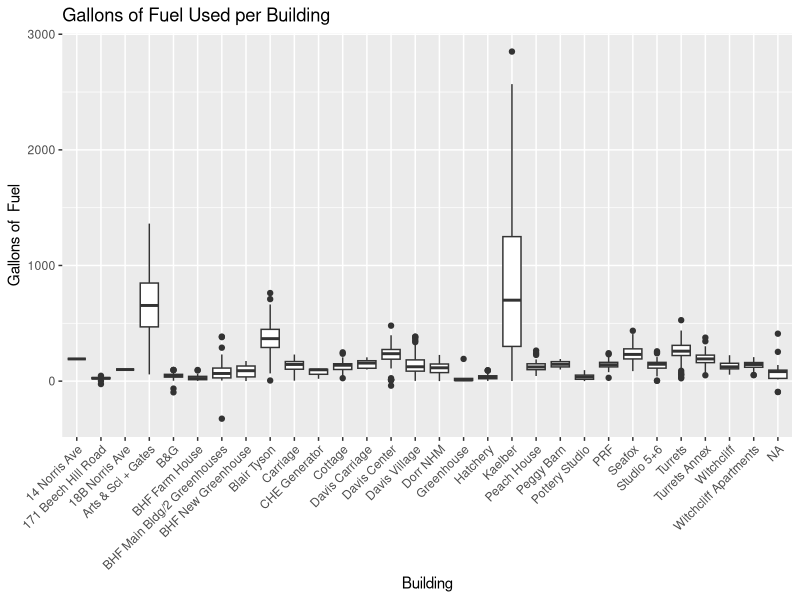
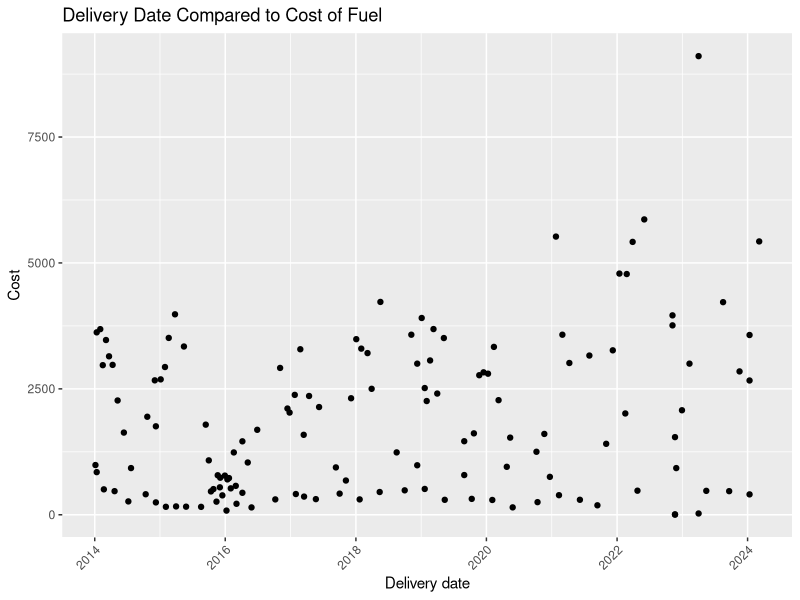
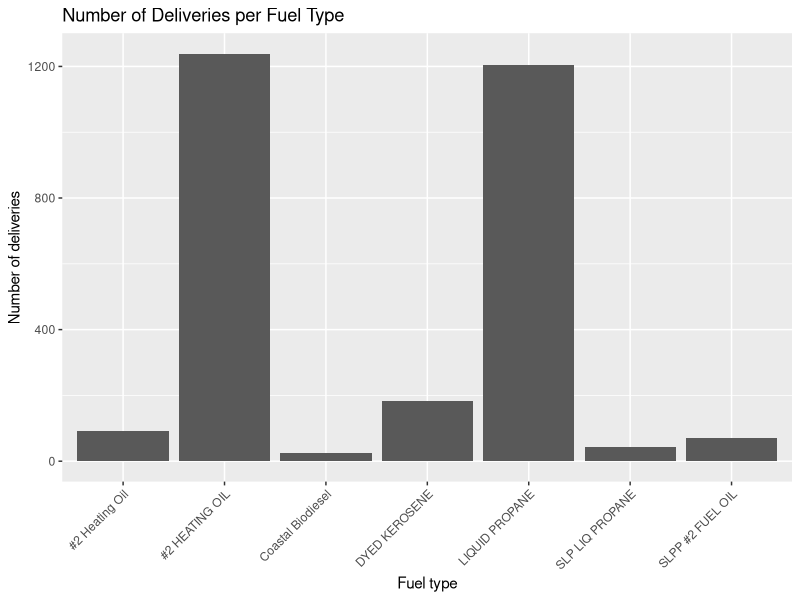

R code for these plots, in order:
## ---- chunk 1
library(tidyverse)
library(broom)
library(readr)
library(lubridate)
## ---- chunk 2
fuels <- read_csv("../data/Dead-River.csv",
                  col_names = c("X1", "X2", 
                                "Delivery_date", "Fuel_type",
                                "Tank_number", "Building",
                                "Gallons", "Unit_cost",
                                "Cost")) |>
  select(Delivery_date, Fuel_type, Tank_number, Building, Gallons, Unit_cost, Cost) |>
  filter(Delivery_date != "Delivery Date") |> 
  mutate(Delivery_date = mdy(Delivery_date)) |>
  mutate(Tank_number = case_when(
  Tank_number == "Tank 8" ~ "8",
  Tank_number == "Tank 3" ~ "3",
  Tank_number == "Tank 24" ~ "24",
  Tank_number == "Tank 17" ~ "17",
  TRUE ~ Tank_number
),
Tank_number = as.integer(Tank_number)) %>% 
mutate(Cost = case_when(
    Cost == "610.12 cr" ~ "-610.12",
    TRUE ~ Cost
  ),
  Cost = as.numeric(Cost)) %>% 
  mutate(Gallons = as.numeric(Gallons)) %>% 
  mutate(Unit_cost = as.numeric(Unit_cost))
## ---- chunk 3
glimpse(fuels)

## ---- chunk 4
fuels |>
ggplot(aes(x = Building, y = Gallons)) +
  geom_boxplot() +
  labs(x = "Building",
       y = "Gallons of  Fuel",
       title = "Gallons of Fuel Used per Building") +
  scale_x_discrete(guide = guide_axis(angle = 45))

fuels |>
  filter(Building == "Kaelber") |>
  ggplot(aes(x = Delivery_date, y = Cost)) +
  geom_point() +
  scale_x_date(guide = guide_axis(angle = 45)) +
  labs(x = "Delivery date",
       y = "Cost",
       title = "Delivery Date Compared to Cost of Fuel")

fuels |>
ggplot(aes(x = Fuel_type)) +
  geom_bar() +
  scale_x_discrete(guide = guide_axis(angle = 45)) +
  labs(x = "Fuel type",
       y = "Number of deliveries",
       title = "Number of Deliveries per Fuel Type")
